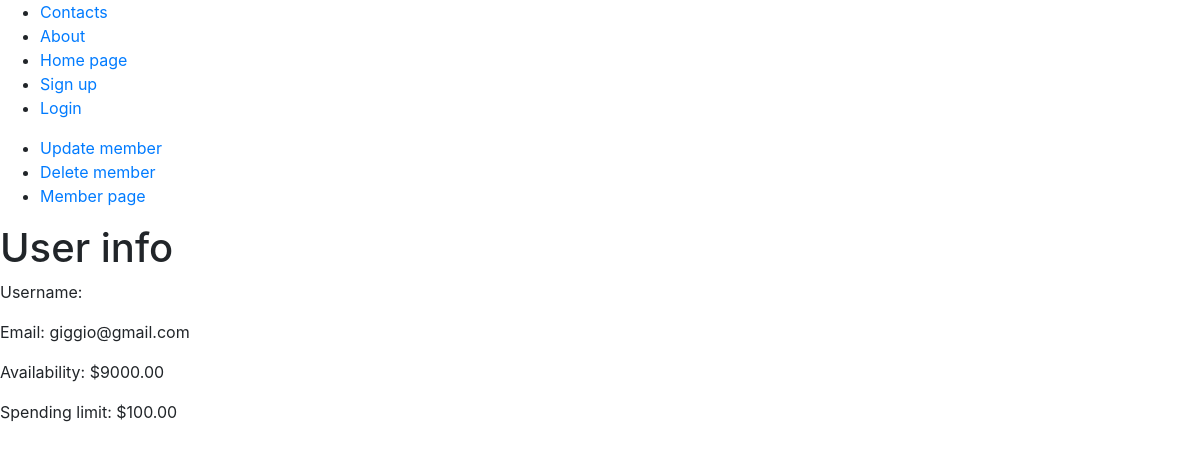
Page /user/giggio98 on the committed database.
### members/models.py (models this page shows, shortened)
class Member(models.Model):
    name = models.CharField(max_length=256, validators=[MinLengthValidator(8)])
    email = models.EmailField(max_length=256)
    availability = models.DecimalField(max_digits=10000, decimal_places=2)
    spendable = models.DecimalField(max_digits=10000, decimal_places=2, db_column='spending')
    author = models.CharField(max_length=256, default='')

### members/views.py (the view)
# urls.py: path('user/<str:name>', member_detail_view, name='member_detail_view'),                     # member.views
def member_detail_view(request, name):
    obj = get_object_or_404(Member, name=name)
    context = {
        "obj": obj
    }
    return render(request, "member/detail_member.html", context)

### templates/member/detail_member.html (shortened to what this page needs)
{% extends 'html/base.html' %}
{% block body_content %}
{% include 'html/navbar.html' %}
{% include 'html/member_ops.html' %}
<h1>User info</h1>
<p>Username: {{ obj.username }}</p>
<p>Email: {{ obj.email }}</p>
<p>Availability: ${{ obj.availability }}</p>
<p>Spending limit: ${{ obj.spendable }}</p>
{% endblock %}

### rows in the picture
Member: email "giggio@gmail.com", availability "9000.00", spendable "100.00"
